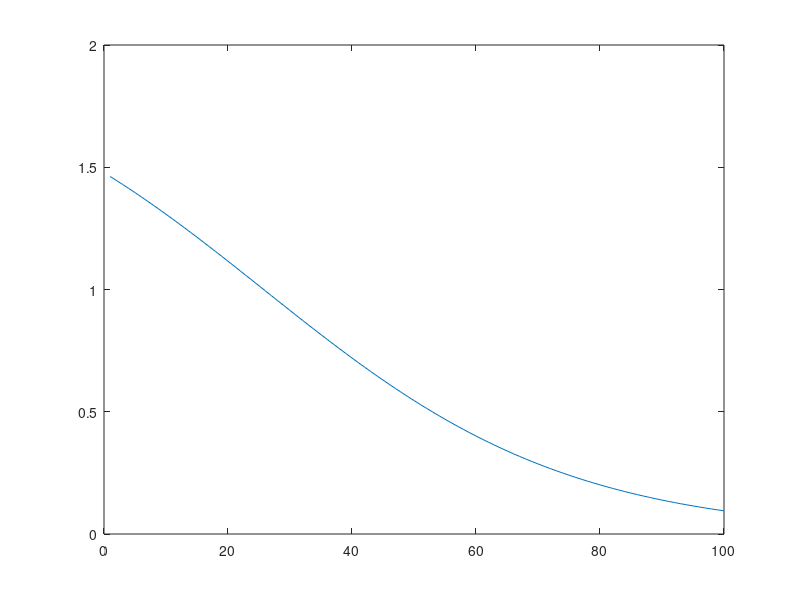

Recreate this plot in MATLAB. (Note: this script raises an error after producing the figure.)
a = 0.5;
u_param = @(eps) @(t, x) -tanh((x + 0.5 - t)/(2*eps)) + 1;
u_actual = u_param(a);
%%
m = 100;
points = linspace(-1, 1, m);
U_initial = u_actual(0.0, points);
for t=0:0.1:0
    U_actual = u_actual(t, points);
    plot(U_actual);
    pause(0.1);
end

%%
G = U_initial;
G(2:end) = 0;

maxstep = 200000;
plotinterval = 50;
to_plot = true;
wait = 0.001;

err = 0;
err_m = zeros([1 maxstep]);
tmax = 1.5;

time = 0.0;
U_new = U_initial;
for i = 1:maxstep
    maxk = tmax - time;
    if maxk == 0
        plotmain(points, U_new, U_real, err, i, time, wait);
        break
    end
    [U_new, k] = advection_solver(U_new, G, m, a, maxk);
    time = time + k;
    U_real = u_actual(time, points);
    % enforce BC
    G(2:end-1) = 0;
    G(1) = U_real(1);
    G(end) = U_real(end);

    err = step_err(U_real, U_new);
    err_m(i) = err;

    if mod(i, plotinterval) == 0 && to_plot
        plotmain(points, U_new, U_real, err, i, time, wait);
    end
end

fig = gcf;
exportgraphics(fig, "ex4_1_progression.pdf");


%hold on;
%plot(err_m);
function plotmain(points, U_new, U_initial, err, i, time, wait)
        plot(points, U_new)
        hold on;
        xlabel("x");
        ylabel("t");
        %plot(U_initial)
        %legend(["estimate"]);
        title(sprintf("iter: %d, time: %f, err: %f", i, time, err));
        %hold off;
        pause(wait);
end


function err = step_err(est, act)
    err = sum(abs(act - est), "all") / length(est);
end